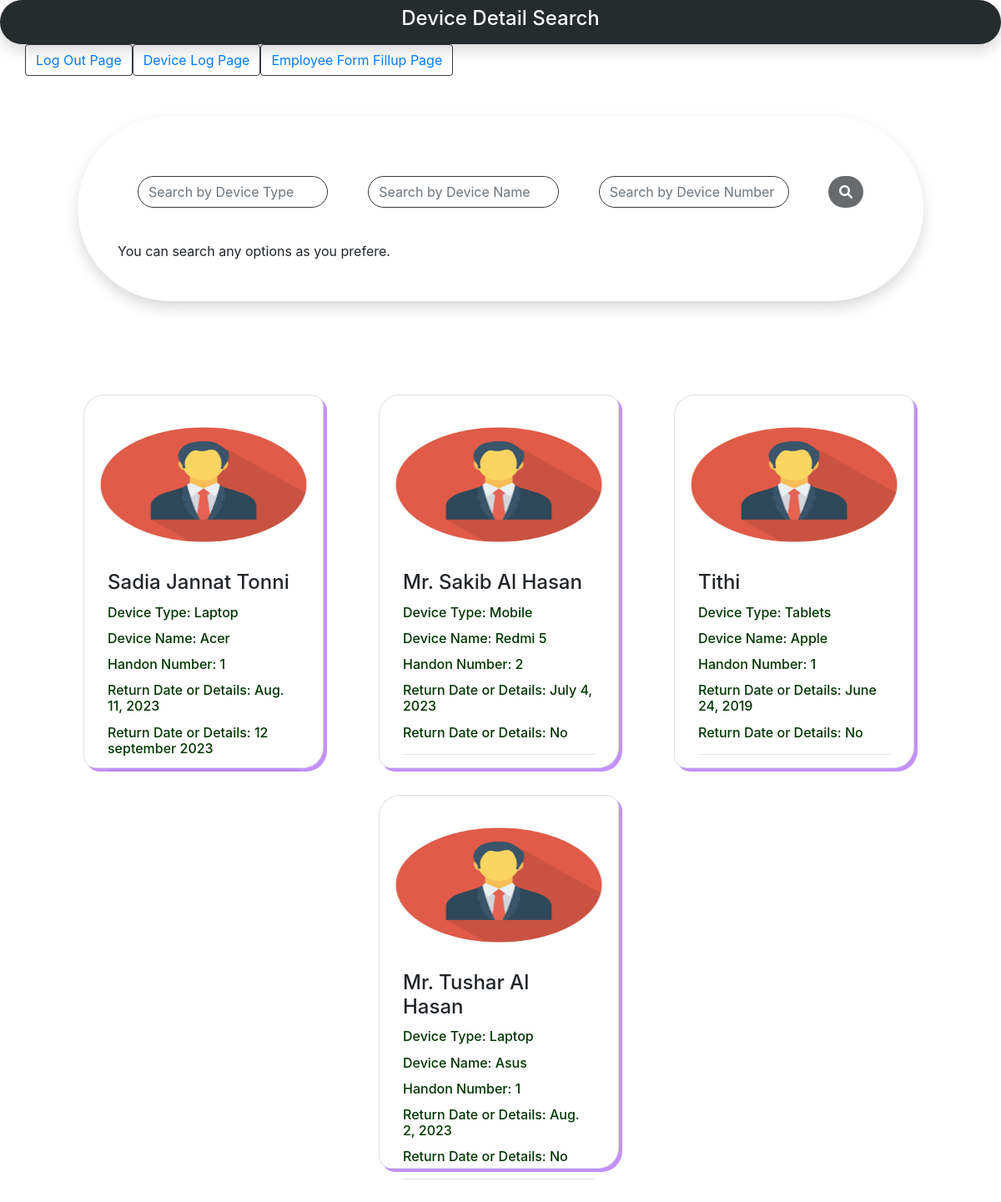
/search/, run on an earlier commit of the app's database.
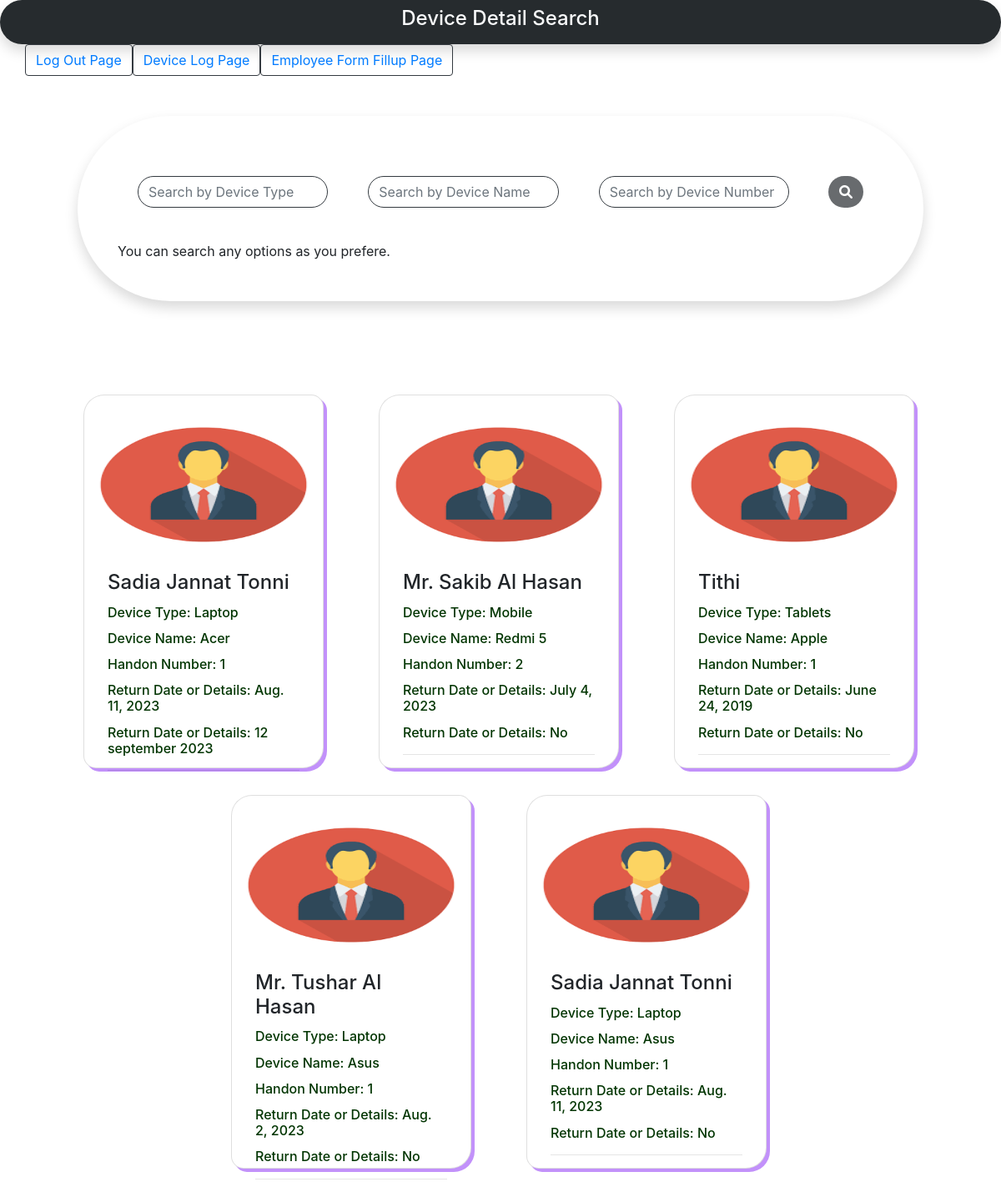
And on a later commit of the database.
### apptrack/models.py (models this page shows)
class Employee(models.Model):
    name=models.CharField(max_length=200)
    device_type=models.CharField(max_length=200)
    device_name=models.CharField(max_length=200)
    device_number=models.IntegerField()
    given=models.CharField(choices=SELECT, max_length=50)
    given_date=models.DateField()
    returned=models.CharField(choices=SELECT, max_length=50)
    returned_date=models.TextField(max_length=200)
    class Meta:
        verbose_name = "Employee"
        verbose_name_plural = "Employee"

### apptrack/views.py (the view)
# urls.py: path('search/', views.search, name="search"),
def search(request):
    formfetch=Employee.objects.all()
    products=Employee.objects.all()
    if request.method == 'GET':
        query = request.GET.get('query')
        queryx=request.GET.get('queryx')
        queryday=request.GET.get('queryday')
        querydayx=request.GET.get('querydayx')
        if query and queryx and queryday:
            products = Employee.objects.filter(device_type__icontains=query,device_name__icontains=queryx, device_number__icontains=queryday).order_by('name')
        elif query and queryx or queryday:
            products = Employee.objects.filter(device_type__icontains=query,device_name__icontains=queryx, device_number__icontains=queryday).order_by('name')
        elif query or queryx and queryday:
            products = Employee.objects.filter(device_type__icontains=query,device_name__icontains=queryx, device_number__icontains=queryday).order_by('name')
        elif query:
            products = Employee.objects.filter(device_type__icontains=query,device_name__icontains=queryx, device_number__icontain=queryday).order_by('name')
        elif queryx:
            products = Employee.objects.filter(device_type__icontains=query,device_name__icontains=queryx, device_number__icontain=queryday).order_by('name')
        elif queryday:
            products = Employee.objects.filter(device_type__icontains=query,device_name__icontains=queryx, device_number__icontain=queryday).order_by('name')
        else:
            print("No information to show")
    return render(request, 'search.html', {'products':products,'formfetch':formfetch})

### template/search.html (shortened to what this page needs)
{%load static %}
<html>
  <head>
<link rel="stylesheet" href="https://cdn.jsdelivr.net/npm/bootstrap@4.6.1/dist/css/bootstrap.min.css">
<link rel="stylesheet" href="https://cdnjs.cloudflare.com/ajax/libs/font-awesome/6.0.0-beta2/css/all.min.css">
<link rel="stylesheet" href="https://cdnjs.cloudflare.com/ajax/libs/font-awesome/6.0.0-beta2/css/all.min.css">
<link rel="stylesheet" href="https://unpkg.com/@trevoreyre/autocomplete-js/dist/style.css"/>
<link rel="stylesheet" href="https://ajax.googleapis.com/ajax/libs/jqueryui/1.11.4/themes/smoothness/jquery-ui.css">
{%load static %}
<link rel="stylesheet" href="{% static 'css/style.css'%}">
<link rel="stylesheet" href="https://stackpath.bootstrapcdn.com/bootstrap/4.4.1/css/bootstrap.min.css">
</head>
<body >
    <div class="container-fluid text-light py-2 px-2 rounded shadow rounded rounded-pill" style="background-color: #262b2e;">
        <header class="text-center">
            <h4>Device Detail Search</h4>
        </header>
      </div>
      <div class="container">
        <div class="row mb-5">
          <button class="btn btn-outline-dark mt-2 my-2 my-sm-0" type="submit"><a href="{% url 'companylogin' %}">Log Out Page</a></button>
          <button class="btn btn-outline-dark mt-2 my-2 my-sm-0" type="submit"><a href="{% url 'devicelog' %}">Device Log Page</a></button>
          <button class="btn btn-outline-dark mt-2 my-2 my-sm-0" type="submit"><a href="{% url 'employeeform' %}">Employee Form Fillup Page</a></button>
          <div class="col-lg-12 mx-auto">
            <div class="bg-white p-5 m-5 rounded shadow rounded rounded-pill">
                  <div class="input-group">
                    <form action="" method="get" class="d-flex">
                      <input class="form-control rounded rounded-pill m-4 border-dark border-5 bg-transparent " type="text" name="query" placeholder="Search by Device Type" aria-label="Search " >
                      <input class="form-control rounded rounded-pill m-4 border-dark border-5 bg-transparent" type="text" name="queryx" placeholder="Search by Device Name" aria-label="Search " >
                      <input class="form-control rounded rounded-pill m-4 border-dark border-5 bg-transparent" type="text" name="queryday" placeholder="Search by Device Number" aria-label="Search " >
                      <div class="input-group-append">
                      <button style="background-color: #686b6e;" class="btn  rounded rounded-pill m-4 border-5 "><i class="fa fa-search fa-1x" style="color: white;"> </i></button>
                      </div>
                  </form>
                  </div>
             <span>You can search any options as you prefere.</span>
            </div>
          </div>
        </div>
      </div>
<section>
    <div class="container">
      <div class="row justify-content-center m-4">
          {% if products %}
              {% for product in products %}
                  <div class="col-md-4">
                      <div class="card m-3 p-2" style="width: 18rem; height: 28rem; box-shadow: 4px 4px #c291fa; border-radius: 25px 15px;">
                        <img src="{% static 'image/images.png' %}" width="50px" height="150px" class="card-img-top mt-4">
                          <div class="card-body">
                              <h4 class="card-title mt-2">{{ product.name }}</h4>
                              <h6 class="card-title mt-1" style="color: rgb(2, 53, 2)" class="card-subtitle mt-1">Device Type: {{ product.device_type }}</h3>
                              <h6 class="card-title mt-1" style="color: rgb(2, 53, 2)" class="card-subtitle mt-1">Device Name: {{ product.device_name }}</h3>
                              <h6 class="card-title mt-1" style="color: rgb(2, 53, 2)" class="card-subtitle mt-1">Handon Number: {{ product.device_number }}</h3>
                                <h6 class="card-title mt-1" style="color: rgb(2, 53, 2)" class="card-subtitle mt-1">Return Date or Details: {{ product.given_date}}</h3>
                              <h6 class="card-title mt-1" style="color: rgb(2, 53, 2)" class="card-subtitle mt-1">Return Date or Details: {{ product.returned_date}}</h3>
                              <hr>
                          </div>
                      </div>
                  </div>
              {% endfor %}
          {% else %}
               <h6 style="color: white;">No doctors available </h6>
          {% endif %}
      </div>
    </div>
    </section>
</body>
</html>

What changed in the data, as far as the page shows it:
added Employee: name "Sadia Jannat Tonni", device_type "Laptop", device_name "Asus", device_number "1", given_date "Aug. 11, 2023", returned_date "No"
